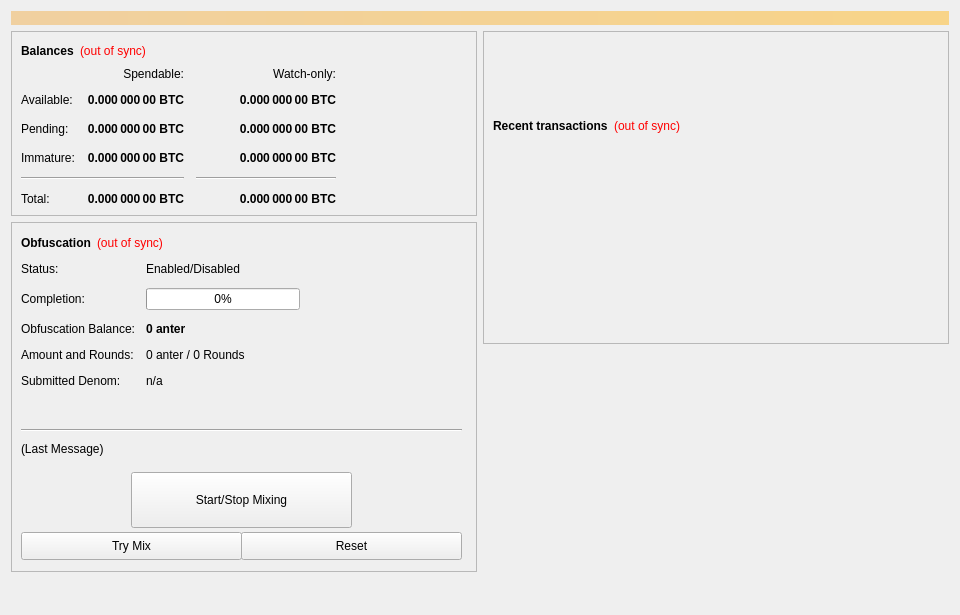
<?xml version="1.0" encoding="UTF-8"?>
<ui version="4.0">
 <class>OverviewPage</class>
 <widget class="QWidget" name="OverviewPage">
  <property name="geometry">
   <rect>
    <x>0</x>
    <y>0</y>
    <width>960</width>
    <height>615</height>
   </rect>
  </property>
  <property name="minimumSize">
   <size>
    <width>960</width>
    <height>0</height>
   </size>
  </property>
  <property name="windowTitle">
   <string>Form</string>
  </property>
  <layout class="QVBoxLayout" name="topLayout">
   <item>
    <widget class="QLabel" name="labelAlerts">
     <property name="visible">
      <bool>false</bool>
     </property>
     <property name="styleSheet">
      <string notr="true">background-color: qlineargradient(x1: 0, y1: 0, x2: 1, y2: 0, stop:0 #F0D0A0, stop:1 #F8D488); color:#000000;</string>
     </property>
     <property name="wordWrap">
      <bool>true</bool>
     </property>
     <property name="margin">
      <number>3</number>
     </property>
    </widget>
   </item>
   <item>
    <layout class="QHBoxLayout" name="horizontalLayout" stretch="1,1">
     <item>
      <layout class="QVBoxLayout" name="verticalLayout_2">
       <item>
        <widget class="QFrame" name="frame">
         <property name="frameShape">
          <enum>QFrame::StyledPanel</enum>
         </property>
         <property name="frameShadow">
          <enum>QFrame::Raised</enum>
         </property>
         <layout class="QVBoxLayout" name="verticalLayout_4">
          <item>
           <layout class="QHBoxLayout" name="horizontalLayout_4">
            <item>
             <widget class="QLabel" name="label_5">
              <property name="font">
               <font>
                <weight>75</weight>
                <bold>true</bold>
               </font>
              </property>
              <property name="text">
               <string>Balances</string>
              </property>
             </widget>
            </item>
            <item>
             <widget class="QLabel" name="labelWalletStatus">
              <property name="cursor">
               <cursorShape>WhatsThisCursor</cursorShape>
              </property>
              <property name="toolTip">
               <string>The displayed information may be out of date. Your wallet automatically synchronizes with the anter network after a connection is established, but this process has not completed yet.</string>
              </property>
              <property name="styleSheet">
               <string notr="true">QLabel { color: red; }</string>
              </property>
              <property name="text">
               <string notr="true">(out of sync)</string>
              </property>
              <property name="alignment">
               <set>Qt::AlignLeading|Qt::AlignLeft|Qt::AlignVCenter</set>
              </property>
             </widget>
            </item>
            <item>
             <spacer name="horizontalSpacer_3">
              <property name="orientation">
               <enum>Qt::Horizontal</enum>
              </property>
              <property name="sizeHint" stdset="0">
               <size>
                <width>40</width>
                <height>20</height>
               </size>
              </property>
             </spacer>
            </item>
           </layout>
          </item>
          <item>
           <layout class="QGridLayout" name="gridLayout">
            <property name="spacing">
             <number>12</number>
            </property>
            <item row="2" column="2">
             <widget class="QLabel" name="labelWatchPending">
              <property name="font">
               <font>
                <weight>75</weight>
                <bold>true</bold>
               </font>
              </property>
              <property name="cursor">
               <cursorShape>IBeamCursor</cursorShape>
              </property>
              <property name="toolTip">
               <string>Unconfirmed transactions to watch-only addresses</string>
              </property>
              <property name="text">
               <string notr="true">0.000 000 00 BTC</string>
              </property>
              <property name="alignment">
               <set>Qt::AlignRight|Qt::AlignTrailing|Qt::AlignVCenter</set>
              </property>
              <property name="textInteractionFlags">
               <set>Qt::LinksAccessibleByMouse|Qt::TextSelectableByKeyboard|Qt::TextSelectableByMouse</set>
              </property>
             </widget>
            </item>
            <item row="2" column="1">
             <widget class="QLabel" name="labelUnconfirmed">
              <property name="font">
               <font>
                <weight>75</weight>
                <bold>true</bold>
               </font>
              </property>
              <property name="cursor">
               <cursorShape>IBeamCursor</cursorShape>
              </property>
              <property name="toolTip">
               <string>Total of transactions that have yet to be confirmed, and do not yet count toward the spendable balance</string>
              </property>
              <property name="text">
               <string notr="true">0.000 000 00 BTC</string>
              </property>
              <property name="alignment">
               <set>Qt::AlignRight|Qt::AlignTrailing|Qt::AlignVCenter</set>
              </property>
              <property name="textInteractionFlags">
               <set>Qt::LinksAccessibleByMouse|Qt::TextSelectableByKeyboard|Qt::TextSelectableByMouse</set>
              </property>
             </widget>
            </item>
            <item row="3" column="2">
             <widget class="QLabel" name="labelWatchImmature">
              <property name="font">
               <font>
                <weight>75</weight>
                <bold>true</bold>
               </font>
              </property>
              <property name="cursor">
               <cursorShape>IBeamCursor</cursorShape>
              </property>
              <property name="toolTip">
               <string>Staked or masternode rewards in watch-only addresses that has not yet matured</string>
              </property>
              <property name="text">
               <string notr="true">0.000 000 00 BTC</string>
              </property>
              <property name="alignment">
               <set>Qt::AlignRight|Qt::AlignTrailing|Qt::AlignVCenter</set>
              </property>
              <property name="textInteractionFlags">
               <set>Qt::LinksAccessibleByMouse|Qt::TextSelectableByKeyboard|Qt::TextSelectableByMouse</set>
              </property>
             </widget>
            </item>
            <item row="4" column="0" colspan="2">
             <widget class="Line" name="lineSpendableBalance">
              <property name="orientation">
               <enum>Qt::Horizontal</enum>
              </property>
             </widget>
            </item>
            <item row="4" column="2">
             <widget class="Line" name="lineWatchBalance">
              <property name="sizePolicy">
               <sizepolicy hsizetype="Preferred" vsizetype="Fixed">
                <horstretch>0</horstretch>
                <verstretch>0</verstretch>
               </sizepolicy>
              </property>
              <property name="minimumSize">
               <size>
                <width>140</width>
                <height>0</height>
               </size>
              </property>
              <property name="orientation">
               <enum>Qt::Horizontal</enum>
              </property>
             </widget>
            </item>
            <item row="5" column="0">
             <widget class="QLabel" name="labelTotalText">
              <property name="text">
               <string>Total:</string>
              </property>
             </widget>
            </item>
            <item row="3" column="1">
             <widget class="QLabel" name="labelImmature">
              <property name="font">
               <font>
                <weight>75</weight>
                <bold>true</bold>
               </font>
              </property>
              <property name="cursor">
               <cursorShape>IBeamCursor</cursorShape>
              </property>
              <property name="toolTip">
               <string>Staked or masternode rewards that has not yet matured</string>
              </property>
              <property name="text">
               <string notr="true">0.000 000 00 BTC</string>
              </property>
              <property name="alignment">
               <set>Qt::AlignRight|Qt::AlignTrailing|Qt::AlignVCenter</set>
              </property>
              <property name="textInteractionFlags">
               <set>Qt::LinksAccessibleByMouse|Qt::TextSelectableByKeyboard|Qt::TextSelectableByMouse</set>
              </property>
             </widget>
            </item>
            <item row="2" column="3">
             <spacer name="horizontalSpacer_2">
              <property name="orientation">
               <enum>Qt::Horizontal</enum>
              </property>
              <property name="sizeHint" stdset="0">
               <size>
                <width>40</width>
                <height>20</height>
               </size>
              </property>
             </spacer>
            </item>
            <item row="3" column="0">
             <widget class="QLabel" name="labelImmatureText">
              <property name="text">
               <string>Immature:</string>
              </property>
             </widget>
            </item>
            <item row="5" column="1">
             <widget class="QLabel" name="labelTotal">
              <property name="font">
               <font>
                <weight>75</weight>
                <bold>true</bold>
               </font>
              </property>
              <property name="cursor">
               <cursorShape>IBeamCursor</cursorShape>
              </property>
              <property name="toolTip">
               <string>Your current total balance</string>
              </property>
              <property name="text">
               <string notr="true">0.000 000 00 BTC</string>
              </property>
              <property name="alignment">
               <set>Qt::AlignRight|Qt::AlignTrailing|Qt::AlignVCenter</set>
              </property>
              <property name="textInteractionFlags">
               <set>Qt::LinksAccessibleByMouse|Qt::TextSelectableByKeyboard|Qt::TextSelectableByMouse</set>
              </property>
             </widget>
            </item>
            <item row="5" column="2">
             <widget class="QLabel" name="labelWatchTotal">
              <property name="font">
               <font>
                <weight>75</weight>
                <bold>true</bold>
               </font>
              </property>
              <property name="cursor">
               <cursorShape>IBeamCursor</cursorShape>
              </property>
              <property name="toolTip">
               <string>Current total balance in watch-only addresses</string>
              </property>
              <property name="text">
               <string notr="true">0.000 000 00 BTC</string>
              </property>
              <property name="alignment">
               <set>Qt::AlignRight|Qt::AlignTrailing|Qt::AlignVCenter</set>
              </property>
              <property name="textInteractionFlags">
               <set>Qt::LinksAccessibleByMouse|Qt::TextSelectableByKeyboard|Qt::TextSelectableByMouse</set>
              </property>
             </widget>
            </item>
            <item row="0" column="2">
             <widget class="QLabel" name="labelWatchonly">
              <property name="text">
               <string>Watch-only:</string>
              </property>
              <property name="alignment">
               <set>Qt::AlignRight|Qt::AlignTrailing|Qt::AlignVCenter</set>
              </property>
             </widget>
            </item>
            <item row="1" column="0">
             <widget class="QLabel" name="labelBalanceText">
              <property name="text">
               <string>Available:</string>
              </property>
             </widget>
            </item>
            <item row="1" column="1">
             <widget class="QLabel" name="labelBalance">
              <property name="font">
               <font>
                <weight>75</weight>
                <bold>true</bold>
               </font>
              </property>
              <property name="cursor">
               <cursorShape>IBeamCursor</cursorShape>
              </property>
              <property name="toolTip">
               <string>Your current spendable balance</string>
              </property>
              <property name="text">
               <string notr="true">0.000 000 00 BTC</string>
              </property>
              <property name="alignment">
               <set>Qt::AlignRight|Qt::AlignTrailing|Qt::AlignVCenter</set>
              </property>
              <property name="textInteractionFlags">
               <set>Qt::LinksAccessibleByMouse|Qt::TextSelectableByKeyboard|Qt::TextSelectableByMouse</set>
              </property>
             </widget>
            </item>
            <item row="1" column="2">
             <widget class="QLabel" name="labelWatchAvailable">
              <property name="font">
               <font>
                <weight>75</weight>
                <bold>true</bold>
               </font>
              </property>
              <property name="cursor">
               <cursorShape>IBeamCursor</cursorShape>
              </property>
              <property name="toolTip">
               <string>Your current balance in watch-only addresses</string>
              </property>
              <property name="text">
               <string notr="true">0.000 000 00 BTC</string>
              </property>
              <property name="alignment">
               <set>Qt::AlignRight|Qt::AlignTrailing|Qt::AlignVCenter</set>
              </property>
              <property name="textInteractionFlags">
               <set>Qt::LinksAccessibleByMouse|Qt::TextSelectableByKeyboard|Qt::TextSelectableByMouse</set>
              </property>
             </widget>
            </item>
            <item row="2" column="0">
             <widget class="QLabel" name="labelPendingText">
              <property name="text">
               <string>Pending:</string>
              </property>
             </widget>
            </item>
            <item row="0" column="1">
             <widget class="QLabel" name="labelSpendable">
              <property name="text">
               <string>Spendable:</string>
              </property>
              <property name="alignment">
               <set>Qt::AlignRight|Qt::AlignTrailing|Qt::AlignVCenter</set>
              </property>
             </widget>
            </item>
           </layout>
          </item>
         </layout>
        </widget>
       </item>
       <item>
        <widget class="QFrame" name="frameObfuscation">
         <property name="minimumSize">
          <size>
           <width>0</width>
           <height>350</height>
          </size>
         </property>
         <property name="layoutDirection">
          <enum>Qt::LeftToRight</enum>
         </property>
         <property name="frameShape">
          <enum>QFrame::StyledPanel</enum>
         </property>
         <property name="frameShadow">
          <enum>QFrame::Raised</enum>
         </property>
         <widget class="QWidget" name="formLayoutWidget">
          <property name="geometry">
           <rect>
            <x>10</x>
            <y>40</y>
            <width>451</width>
            <height>161</height>
           </rect>
          </property>
          <layout class="QFormLayout" name="formLayout">
           <property name="fieldGrowthPolicy">
            <enum>QFormLayout::AllNonFixedFieldsGrow</enum>
           </property>
           <property name="horizontalSpacing">
            <number>11</number>
           </property>
           <property name="verticalSpacing">
            <number>12</number>
           </property>
           <item row="0" column="0">
            <widget class="QLabel" name="label_6">
             <property name="text">
              <string>Status:</string>
             </property>
            </widget>
           </item>
           <item row="1" column="0">
            <widget class="QLabel" name="label_7">
             <property name="text">
              <string>Completion:</string>
             </property>
            </widget>
           </item>
           <item row="1" column="1">
            <widget class="QProgressBar" name="obfuscationProgress">
             <property name="maximumSize">
              <size>
               <width>154</width>
               <height>16777215</height>
              </size>
             </property>
             <property name="value">
              <number>0</number>
             </property>
            </widget>
           </item>
           <item row="2" column="0">
            <widget class="QLabel" name="labelAnonymizedText">
             <property name="text">
              <string>Obfuscation Balance:</string>
             </property>
            </widget>
           </item>
           <item row="2" column="1">
            <widget class="QLabel" name="labelAnonymized">
             <property name="font">
              <font>
               <weight>75</weight>
               <bold>true</bold>
              </font>
             </property>
             <property name="text">
              <string notr="true">0 anter</string>
             </property>
            </widget>
           </item>
           <item row="3" column="0">
            <widget class="QLabel" name="label_8">
             <property name="text">
              <string>Amount and Rounds:</string>
             </property>
            </widget>
           </item>
           <item row="3" column="1">
            <widget class="QLabel" name="labelAmountRounds">
             <property name="text">
              <string>0 anter / 0 Rounds</string>
             </property>
            </widget>
           </item>
           <item row="4" column="0">
            <widget class="QLabel" name="label_9">
             <property name="text">
              <string>Submitted Denom:</string>
             </property>
            </widget>
           </item>
           <item row="4" column="1">
            <widget class="QLabel" name="labelSubmittedDenom">
             <property name="toolTip">
              <string>The denominations you submitted to the Masternode.&lt;br&gt;To mix, other users must submit the exact same denominations.</string>
             </property>
             <property name="text">
              <string>n/a</string>
             </property>
            </widget>
           </item>
           <item row="0" column="1">
            <widget class="QLabel" name="obfuscationEnabled">
             <property name="text">
              <string>Enabled/Disabled</string>
             </property>
            </widget>
           </item>
          </layout>
         </widget>
         <widget class="QPushButton" name="runAutoDenom">
          <property name="geometry">
           <rect>
            <x>251</x>
            <y>17</y>
            <width>1</width>
            <height>1</height>
           </rect>
          </property>
          <property name="palette">
           <palette>
            <active>
             <colorrole role="WindowText">
              <brush brushstyle="SolidPattern">
               <color alpha="255">
                <red>0</red>
                <green>0</green>
                <blue>0</blue>
               </color>
              </brush>
             </colorrole>
             <colorrole role="Button">
              <brush brushstyle="SolidPattern">
               <color alpha="255">
                <red>239</red>
                <green>238</green>
                <blue>238</blue>
               </color>
              </brush>
             </colorrole>
             <colorrole role="Light">
              <brush brushstyle="SolidPattern">
               <color alpha="255">
                <red>255</red>
                <green>255</green>
                <blue>255</blue>
               </color>
              </brush>
             </colorrole>
             <colorrole role="Midlight">
              <brush brushstyle="SolidPattern">
               <color alpha="255">
                <red>247</red>
                <green>246</green>
                <blue>246</blue>
               </color>
              </brush>
             </colorrole>
             <colorrole role="Dark">
              <brush brushstyle="SolidPattern">
               <color alpha="255">
                <red>119</red>
                <green>119</green>
                <blue>119</blue>
               </color>
              </brush>
             </colorrole>
             <colorrole role="Mid">
              <brush brushstyle="SolidPattern">
               <color alpha="255">
                <red>159</red>
                <green>159</green>
                <blue>159</blue>
               </color>
              </brush>
             </colorrole>
             <colorrole role="Text">
              <brush brushstyle="SolidPattern">
               <color alpha="255">
                <red>0</red>
                <green>0</green>
                <blue>0</blue>
               </color>
              </brush>
             </colorrole>
             <colorrole role="BrightText">
              <brush brushstyle="SolidPattern">
               <color alpha="255">
                <red>255</red>
                <green>255</green>
                <blue>255</blue>
               </color>
              </brush>
             </colorrole>
             <colorrole role="ButtonText">
              <brush brushstyle="SolidPattern">
               <color alpha="255">
                <red>0</red>
                <green>0</green>
                <blue>0</blue>
               </color>
              </brush>
             </colorrole>
             <colorrole role="Base">
              <brush brushstyle="SolidPattern">
               <color alpha="255">
                <red>255</red>
                <green>255</green>
                <blue>255</blue>
               </color>
              </brush>
             </colorrole>
             <colorrole role="Window">
              <brush brushstyle="SolidPattern">
               <color alpha="255">
                <red>239</red>
                <green>238</green>
                <blue>238</blue>
               </color>
              </brush>
             </colorrole>
             <colorrole role="Shadow">
              <brush brushstyle="SolidPattern">
               <color alpha="255">
                <red>0</red>
                <green>0</green>
                <blue>0</blue>
               </color>
              </brush>
             </colorrole>
             <colorrole role="AlternateBase">
              <brush brushstyle="SolidPattern">
               <color alpha="255">
                <red>247</red>
                <green>246</green>
                <blue>246</blue>
               </color>
              </brush>
             </colorrole>
             <colorrole role="ToolTipBase">
              <brush brushstyle="SolidPattern">
               <color alpha="255">
                <red>255</red>
                <green>255</green>
                <blue>220</blue>
               </color>
              </brush>
             </colorrole>
             <colorrole role="ToolTipText">
              <brush brushstyle="SolidPattern">
               <color alpha="255">
                <red>0</red>
                <green>0</green>
                <blue>0</blue>
               </color>
              </brush>
             </colorrole>
            </active>
            <inactive>
             <colorrole role="WindowText">
              <brush brushstyle="SolidPattern">
               <color alpha="255">
                <red>0</red>
                <green>0</green>
                <blue>0</blue>
               </color>
              </brush>
             </colorrole>
             <colorrole role="Button">
              <brush brushstyle="SolidPattern">
               <color alpha="255">
                <red>239</red>
                <green>238</green>
                <blue>238</blue>
               </color>
              </brush>
             </colorrole>
             <colorrole role="Light">
              <brush brushstyle="SolidPattern">
               <color alpha="255">
                <red>255</red>
                <green>255</green>
                <blue>255</blue>
               </color>
              </brush>
             </colorrole>
             <colorrole role="Midlight">
              <brush brushstyle="SolidPattern">
               <color alpha="255">
                <red>247</red>
                <green>246</green>
                <blue>246</blue>
               </color>
              </brush>
             </colorrole>
             <colorrole role="Dark">
              <brush brushstyle="SolidPattern">
               <color alpha="255">
                <red>119</red>
                <green>119</green>
                <blue>119</blue>
               </color>
              </brush>
             </colorrole>
             <colorrole role="Mid">
              <brush brushstyle="SolidPattern">
               <color alpha="255">
                <red>159</red>
                <green>159</green>
                <blue>159</blue>
               </color>
              </brush>
             </colorrole>
             <colorrole role="Text">
              <brush brushstyle="SolidPattern">
               <color alpha="255">
                <red>0</red>
                <green>0</green>
                <blue>0</blue>
               </color>
              </brush>
             </colorrole>
             <colorrole role="BrightText">
              <brush brushstyle="SolidPattern">
               <color alpha="255">
                <red>255</red>
                <green>255</green>
                <blue>255</blue>
               </color>
              </brush>
             </colorrole>
             <colorrole role="ButtonText">
              <brush brushstyle="SolidPattern">
               <color alpha="255">
                <red>0</red>
                <green>0</green>
                <blue>0</blue>
               </color>
              </brush>
             </colorrole>
             <colorrole role="Base">
              <brush brushstyle="SolidPattern">
               <color alpha="255">
                <red>255</red>
                <green>255</green>
                <blue>255</blue>
               </color>
              </brush>
             </colorrole>
             <colorrole role="Window">
              <brush brushstyle="SolidPattern">
               <color alpha="255">
                <red>239</red>
                <green>238</green>
                <blue>238</blue>
               </color>
              </brush>
             </colorrole>
             <colorrole role="Shadow">
              <brush brushstyle="SolidPattern">
               <color alpha="255">
                <red>0</red>
                <green>0</green>
                <blue>0</blue>
               </color>
              </brush>
             </colorrole>
             <colorrole role="AlternateBase">
              <brush brushstyle="SolidPattern">
               <color alpha="255">
                <red>247</red>
                <green>246</green>
                <blue>246</blue>
               </color>
              </brush>
             </colorrole>
             <colorrole role="ToolTipBase">
              <brush brushstyle="SolidPattern">
               <color alpha="255">
                <red>255</red>
                <green>255</green>
                <blue>220</blue>
               </color>
              </brush>
             </colorrole>
             <colorrole role="ToolTipText">
              <brush brushstyle="SolidPattern">
               <color alpha="255">
                <red>0</red>
                <green>0</green>
                <blue>0</blue>
               </color>
              </brush>
             </colorrole>
            </inactive>
            <disabled>
             <colorrole role="WindowText">
              <brush brushstyle="SolidPattern">
               <color alpha="255">
                <red>119</red>
                <green>119</green>
                <blue>119</blue>
               </color>
              </brush>
             </colorrole>
             <colorrole role="Button">
              <brush brushstyle="SolidPattern">
               <color alpha="255">
                <red>239</red>
                <green>238</green>
                <blue>238</blue>
               </color>
              </brush>
             </colorrole>
             <colorrole role="Light">
              <brush brushstyle="SolidPattern">
               <color alpha="255">
                <red>255</red>
                <green>255</green>
                <blue>255</blue>
               </color>
              </brush>
             </colorrole>
             <colorrole role="Midlight">
              <brush brushstyle="SolidPattern">
               <color alpha="255">
                <red>247</red>
                <green>246</green>
                <blue>246</blue>
               </color>
              </brush>
             </colorrole>
             <colorrole role="Dark">
              <brush brushstyle="SolidPattern">
               <color alpha="255">
                <red>119</red>
                <green>119</green>
                <blue>119</blue>
               </color>
              </brush>
             </colorrole>
             <colorrole role="Mid">
              <brush brushstyle="SolidPattern">
               <color alpha="255">
                <red>159</red>
                <green>159</green>
                <blue>159</blue>
               </color>
              </brush>
             </colorrole>
             <colorrole role="Text">
              <brush brushstyle="SolidPattern">
               <color alpha="255">
                <red>119</red>
                <green>119</green>
                <blue>119</blue>
               </color>
              </brush>
             </colorrole>
             <colorrole role="BrightText">
              <brush brushstyle="SolidPattern">
               <color alpha="255">
                <red>255</red>
                <green>255</green>
                <blue>255</blue>
               </color>
              </brush>
             </colorrole>
             <colorrole role="ButtonText">
              <brush brushstyle="SolidPattern">
               <color alpha="255">
                <red>119</red>
                <green>119</green>
                <blue>119</blue>
               </color>
              </brush>
             </colorrole>
             <colorrole role="Base">
              <brush brushstyle="SolidPattern">
               <color alpha="255">
                <red>239</red>
                <green>238</green>
                <blue>238</blue>
               </color>
              </brush>
             </colorrole>
             <colorrole role="Window">
              <brush brushstyle="SolidPattern">
               <color alpha="255">
                <red>239</red>
                <green>238</green>
                <blue>238</blue>
               </color>
              </brush>
             </colorrole>
             <colorrole role="Shadow">
              <brush brushstyle="SolidPattern">
               <color alpha="255">
                <red>0</red>
                <green>0</green>
                <blue>0</blue>
               </color>
              </brush>
             </colorrole>
             <colorrole role="AlternateBase">
              <brush brushstyle="SolidPattern">
               <color alpha="255">
                <red>239</red>
                <green>238</green>
                <blue>238</blue>
               </color>
              </brush>
             </colorrole>
             <colorrole role="ToolTipBase">
              <brush brushstyle="SolidPattern">
               <color alpha="255">
                <red>255</red>
                <green>255</green>
                <blue>220</blue>
               </color>
              </brush>
             </colorrole>
             <colorrole role="ToolTipText">
              <brush brushstyle="SolidPattern">
               <color alpha="255">
                <red>0</red>
                <green>0</green>
                <blue>0</blue>
               </color>
              </brush>
             </colorrole>
            </disabled>
           </palette>
          </property>
          <property name="focusPolicy">
           <enum>Qt::NoFocus</enum>
          </property>
          <property name="autoFillBackground">
           <bool>true</bool>
          </property>
          <property name="text">
           <string/>
          </property>
          <property name="flat">
           <bool>true</bool>
          </property>
         </widget>
         <widget class="QPushButton" name="toggleObfuscation">
          <property name="geometry">
           <rect>
            <x>120</x>
            <y>250</y>
            <width>221</width>
            <height>56</height>
           </rect>
          </property>
          <property name="sizePolicy">
           <sizepolicy hsizetype="MinimumExpanding" vsizetype="Fixed">
            <horstretch>0</horstretch>
            <verstretch>0</verstretch>
           </sizepolicy>
          </property>
          <property name="text">
           <string>Start/Stop Mixing</string>
          </property>
         </widget>
         <widget class="Line" name="lineLastMessage">
          <property name="geometry">
           <rect>
            <x>10</x>
            <y>200</y>
            <width>441</width>
            <height>16</height>
           </rect>
          </property>
          <property name="orientation">
           <enum>Qt::Horizontal</enum>
          </property>
         </widget>
         <widget class="QLabel" name="obfuscationStatus">
          <property name="geometry">
           <rect>
            <x>10</x>
            <y>220</y>
            <width>451</width>
            <height>61</height>
           </rect>
          </property>
          <property name="minimumSize">
           <size>
            <width>288</width>
            <height>43</height>
           </size>
          </property>
          <property name="text">
           <string>(Last Message)</string>
          </property>
          <property name="alignment">
           <set>Qt::AlignLeading|Qt::AlignLeft|Qt::AlignTop</set>
          </property>
          <property name="wordWrap">
           <bool>true</bool>
          </property>
         </widget>
         <widget class="QPushButton" name="obfuscationAuto">
          <property name="geometry">
           <rect>
            <x>10</x>
            <y>310</y>
            <width>221</width>
            <height>28</height>
           </rect>
          </property>
          <property name="sizePolicy">
           <sizepolicy hsizetype="MinimumExpanding" vsizetype="Fixed">
            <horstretch>0</horstretch>
            <verstretch>0</verstretch>
           </sizepolicy>
          </property>
          <property name="toolTip">
           <string>Try to manually submit a Obfuscation request.</string>
          </property>
          <property name="text">
           <string>Try Mix</string>
          </property>
         </widget>
         <widget class="QPushButton" name="obfuscationReset">
          <property name="geometry">
           <rect>
            <x>230</x>
            <y>310</y>
            <width>221</width>
            <height>28</height>
           </rect>
          </property>
          <property name="sizePolicy">
           <sizepolicy hsizetype="MinimumExpanding" vsizetype="Fixed">
            <horstretch>0</horstretch>
            <verstretch>0</verstretch>
           </sizepolicy>
          </property>
          <property name="toolTip">
           <string>Reset the current status of Obfuscation (can interrupt Obfuscation if it's in the process of Mixing, which can cost you money!)</string>
          </property>
          <property name="autoFillBackground">
           <bool>false</bool>
          </property>
          <property name="text">
           <string>Reset</string>
          </property>
         </widget>
         <widget class="QWidget" name="layoutWidget">
          <property name="geometry">
           <rect>
            <x>10</x>
            <y>10</y>
            <width>431</width>
            <height>22</height>
           </rect>
          </property>
          <layout class="QHBoxLayout" name="horizontalLayout_5">
           <item>
            <widget class="QLabel" name="label_2">
             <property name="font">
              <font>
               <weight>75</weight>
               <bold>true</bold>
              </font>
             </property>
             <property name="text">
              <string>Obfuscation</string>
             </property>
            </widget>
           </item>
           <item>
            <widget class="QLabel" name="labelObfuscationSyncStatus">
             <property name="toolTip">
              <string>The displayed information may be out of date. Your wallet automatically synchronizes with the anter network after a connection is established, but this process has not completed yet.</string>
             </property>
             <property name="styleSheet">
              <string notr="true">QLabel { color: red; }</string>
             </property>
             <property name="text">
              <string notr="true">(out of sync)</string>
             </property>
             <property name="alignment">
              <set>Qt::AlignLeading|Qt::AlignLeft|Qt::AlignVCenter</set>
             </property>
            </widget>
           </item>
           <item>
            <spacer name="horizontalSpacer_4">
             <property name="orientation">
              <enum>Qt::Horizontal</enum>
             </property>
             <property name="sizeHint" stdset="0">
              <size>
               <width>40</width>
               <height>20</height>
              </size>
             </property>
            </spacer>
           </item>
          </layout>
         </widget>
        </widget>
       </item>
       <item>
        <spacer name="verticalSpacer">
         <property name="orientation">
          <enum>Qt::Vertical</enum>
         </property>
         <property name="sizeHint" stdset="0">
          <size>
           <width>20</width>
           <height>40</height>
          </size>
         </property>
        </spacer>
       </item>
      </layout>
     </item>
     <item>
      <layout class="QVBoxLayout" name="verticalLayout_3">
       <item>
        <widget class="QFrame" name="frame_2">
         <property name="frameShape">
          <enum>QFrame::StyledPanel</enum>
         </property>
         <property name="frameShadow">
          <enum>QFrame::Raised</enum>
         </property>
         <layout class="QVBoxLayout" name="verticalLayout">
          <item>
           <spacer name="verticalSpacer_3">
            <property name="orientation">
             <enum>Qt::Vertical</enum>
            </property>
            <property name="sizeType">
             <enum>QSizePolicy::Fixed</enum>
            </property>
            <property name="sizeHint" stdset="0">
             <size>
              <width>20</width>
              <height>75</height>
             </size>
            </property>
           </spacer>
          </item>
          <item>
           <layout class="QHBoxLayout" name="horizontalLayout_2">
            <item>
             <widget class="QLabel" name="label_4">
              <property name="font">
               <font>
                <weight>75</weight>
                <bold>true</bold>
               </font>
              </property>
              <property name="text">
               <string>Recent transactions</string>
              </property>
             </widget>
            </item>
            <item>
             <widget class="QLabel" name="labelTransactionsStatus">
              <property name="cursor">
               <cursorShape>WhatsThisCursor</cursorShape>
              </property>
              <property name="toolTip">
               <string>The displayed information may be out of date. Your wallet automatically synchronizes with the anter network after a connection is established, but this process has not completed yet.</string>
              </property>
              <property name="styleSheet">
               <string notr="true">QLabel { color: red; }</string>
              </property>
              <property name="text">
               <string notr="true">(out of sync)</string>
              </property>
              <property name="alignment">
               <set>Qt::AlignRight|Qt::AlignTrailing|Qt::AlignVCenter</set>
              </property>
             </widget>
            </item>
            <item>
             <spacer name="horizontalSpacer">
              <property name="orientation">
               <enum>Qt::Horizontal</enum>
              </property>
              <property name="sizeHint" stdset="0">
               <size>
                <width>40</width>
                <height>20</height>
               </size>
              </property>
             </spacer>
            </item>
           </layout>
          </item>
          <item>
           <widget class="QListView" name="listTransactions">
            <property name="styleSheet">
             <string notr="true">QListView { background: transparent; }</string>
            </property>
            <property name="frameShape">
             <enum>QFrame::NoFrame</enum>
            </property>
            <property name="verticalScrollBarPolicy">
             <enum>Qt::ScrollBarAlwaysOff</enum>
            </property>
            <property name="horizontalScrollBarPolicy">
             <enum>Qt::ScrollBarAlwaysOff</enum>
            </property>
            <property name="selectionMode">
             <enum>QAbstractItemView::NoSelection</enum>
            </property>
           </widget>
          </item>
         </layout>
        </widget>
       </item>
       <item>
        <spacer name="verticalSpacer_2">
         <property name="orientation">
          <enum>Qt::Vertical</enum>
         </property>
         <property name="sizeType">
          <enum>QSizePolicy::Expanding</enum>
         </property>
         <property name="sizeHint" stdset="0">
          <size>
           <width>20</width>
           <height>40</height>
          </size>
         </property>
        </spacer>
       </item>
      </layout>
     </item>
    </layout>
   </item>
  </layout>
 </widget>
 <resources/>
 <connections/>
</ui>
